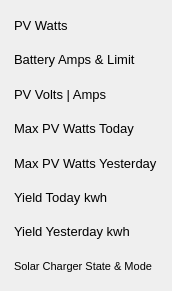
   <widget class="QWidget" name="layoutWidget">
    <property name="geometry">
     <rect>
      <x>1618</x>
      <y>680</y>
      <width>172</width>
      <height>291</height>
     </rect>
    </property>
    <layout class="QGridLayout" name="gridLayout_10">
     <item row="0" column="0">
      <widget class="QLabel" name="PV_Watts_3_label">
       <property name="font">
        <font>
         <pointsize>10</pointsize>
        </font>
       </property>
       <property name="text">
        <string>PV Watts</string>
       </property>
      </widget>
     </item>
     <item row="1" column="0">
      <widget class="QLabel" name="Output_Amps_3_label">
       <property name="font">
        <font>
         <pointsize>10</pointsize>
        </font>
       </property>
       <property name="text">
        <string>Battery Amps &amp; Limit</string>
       </property>
      </widget>
     </item>
     <item row="2" column="0">
      <widget class="QLabel" name="PV_Volts_3_label">
       <property name="minimumSize">
        <size>
         <width>0</width>
         <height>0</height>
        </size>
       </property>
       <property name="maximumSize">
        <size>
         <width>100</width>
         <height>16777215</height>
        </size>
       </property>
       <property name="font">
        <font>
         <pointsize>10</pointsize>
        </font>
       </property>
       <property name="text">
        <string>PV Volts | Amps</string>
       </property>
      </widget>
     </item>
     <item row="3" column="0">
      <widget class="QLabel" name="Max_PV_Watts_Today_3_label">
       <property name="font">
        <font>
         <pointsize>10</pointsize>
        </font>
       </property>
       <property name="text">
        <string>Max PV Watts Today</string>
       </property>
      </widget>
     </item>
     <item row="4" column="0">
      <widget class="QLabel" name="Max_PV_Watts_Yesterday_3_label">
       <property name="minimumSize">
        <size>
         <width>0</width>
         <height>0</height>
        </size>
       </property>
       <property name="font">
        <font>
         <pointsize>10</pointsize>
        </font>
       </property>
       <property name="text">
        <string>Max PV Watts Yesterday</string>
       </property>
      </widget>
     </item>
     <item row="5" column="0">
      <widget class="QLabel" name="Yield_Today_3_label">
       <property name="font">
        <font>
         <pointsize>10</pointsize>
        </font>
       </property>
       <property name="text">
        <string>Yield Today kwh</string>
       </property>
      </widget>
     </item>
     <item row="6" column="0">
      <widget class="QLabel" name="Yield_Yesterday_3_label">
       <property name="font">
        <font>
         <pointsize>10</pointsize>
        </font>
       </property>
       <property name="text">
        <string>Yield Yesterday kwh</string>
       </property>
      </widget>
     </item>
     <item row="7" column="0">
      <widget class="QLabel" name="Solar_Charger_State_3_label">
       <property name="font">
        <font>
         <pointsize>8</pointsize>
        </font>
       </property>
       <property name="text">
        <string>Solar Charger State &amp; Mode</string>
       </property>
      </widget>
     </item>
    </layout>
   </widget>
